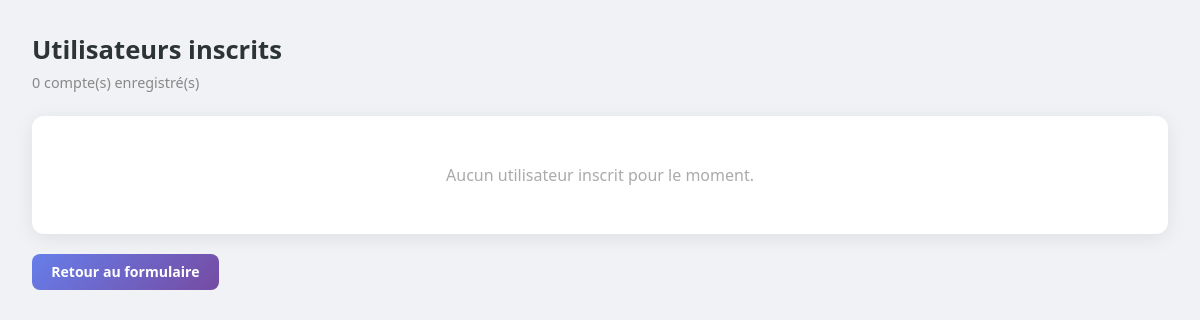
The app's page /admin.php, older data.
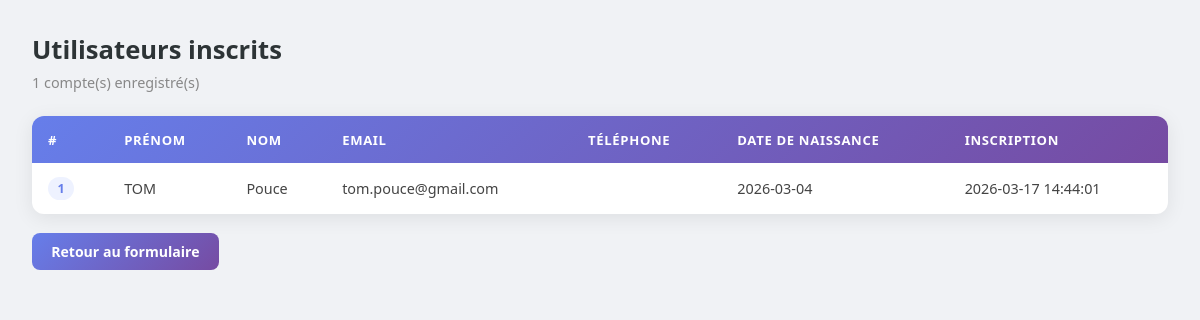
The same page, newer data.
### tables this page shows
CREATE TABLE utilisateurs (
        id INTEGER PRIMARY KEY AUTOINCREMENT,
        nom TEXT NOT NULL,
        prenom TEXT NOT NULL,
        email TEXT UNIQUE NOT NULL,
        mot_de_passe TEXT NOT NULL,
        date_naissance TEXT,
        telephone TEXT,
        date_inscription TEXT DEFAULT (datetime('now', 'localtime'))
    );

### admin.php (the view, shortened to what this page needs)
<?php
$db = new PDO('sqlite:' . __DIR__ . '/utilisateurs.db');
$db->setAttribute(PDO::ATTR_ERRMODE, PDO::ERRMODE_EXCEPTION);
$utilisateurs = $db->query("
    SELECT id, prenom, nom, email, telephone, date_naissance, date_inscription
    FROM utilisateurs
    ORDER BY date_inscription DESC
")->fetchAll(PDO::FETCH_ASSOC);
?>
<!DOCTYPE html>
<html lang="fr">
<head>
</head>
<body>
  <h1>Utilisateurs inscrits</h1>
  <p class="meta"><?= count($utilisateurs) ?> compte(s) enregistré(s)</p>
  <div class="card">
    <?php if (empty($utilisateurs)): ?>
      <p class="empty">Aucun utilisateur inscrit pour le moment.</p>
    <?php else: ?>
      <table>
        <thead>
          <tr>
            <th>#</th>
            <th>Prénom</th>
            <th>Nom</th>
            <th>Email</th>
            <th>Téléphone</th>
            <th>Date de naissance</th>
            <th>Inscription</th>
          </tr>
        </thead>
        <tbody>
          <?php foreach ($utilisateurs as $u): ?>
          <tr>
            <td><span class="badge"><?= $u['id'] ?></span></td>
            <td><?= ($u['prenom']) ?></td>
            <td><?= ($u['nom']) ?></td>
            <td><?= ($u['email']) ?></td>
            <td><?= ($u['telephone'] ?? '—') ?></td>
            <td><?= ($u['date_naissance'] ?? '—') ?></td>
            <td><?= ($u['date_inscription']) ?></td>
          </tr>
          <?php endforeach; ?>
        </tbody>
      </table>
    <?php endif; ?>
  </div>
  <a href="index.php" class="btn-back">Retour au formulaire</a>
</body>
</html>

### admin.php (style rules this page uses)
* { box-sizing: border-box; margin: 0; padding: 0; }
body { font-family: 'Segoe UI', Tahoma, Geneva, Verdana, sans-serif; background: #f0f2f5; padding: 2rem; }
h1 { color: #2d3436; font-size: 1.6rem; margin-bottom: 0.4rem; }
.meta { color: #888; font-size: 0.9rem; margin-bottom: 1.5rem; }
.card { background: white; border-radius: 12px; box-shadow: 0 4px 20px rgba(0,0,0,0.08); overflow: hidden; }
table { width: 100%; border-collapse: collapse; font-size: 0.9rem; }
thead { background: linear-gradient(135deg, #667eea, #764ba2); color: white; }
th { padding: 0.9rem 1rem; text-align: left; font-weight: 600; font-size: 0.82rem; text-transform: uppercase; letter-spacing: 0.05em; }
td { padding: 0.85rem 1rem; color: #444; border-bottom: 1px solid #f0f0f0; }
tr:last-child td { border-bottom: none; }
.badge { display: inline-block; padding: 0.2rem 0.6rem; background: #eef2ff; color: #667eea; border-radius: 20px; font-size: 0.78rem; font-weight: 600; }
.btn-back { display: inline-block; margin-top: 1.2rem; padding: 0.55rem 1.2rem; background: linear-gradient(135deg, #667eea, #764ba2); color: white; border-radius: 8px; text-decoration: none; font-size: 0.88rem; font-weight: 600; }
.empty { text-align: center; padding: 3rem; color: #aaa; font-size: 1rem; }

Row changes from the older to the newer data that the page shows:
added utilisateurs: id "1", prenom "TOM", nom "Pouce", email "tom.pouce@gmail.com", date_naissance "2026-03-04", date_inscription "2026-03-17 14:44:01"
Text that changed along with them:
count($utilisateurs): "0" → "1"
text no longer shown: "Aucun utilisateur inscrit pour le moment."
text now shown: "# PRÉNOM NOM EMAIL TÉLÉPHONE DATE DE NAISSANCE INSCRIPTION"
